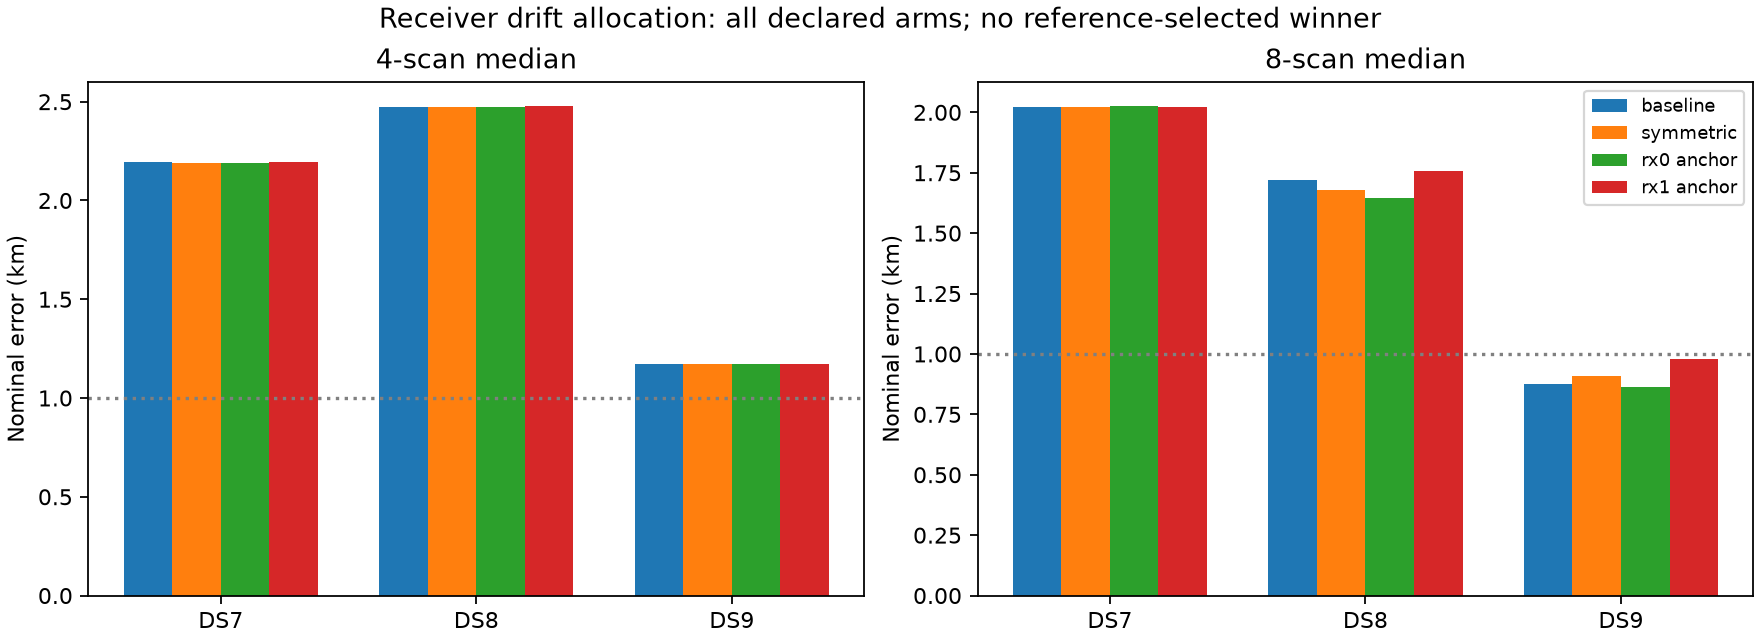

Recreate this plot in Python.
"""Report all completed drift allocations without choosing one by roof error."""
# ruff: noqa: E501 -- Markdown report prose and rows.

import json

import matplotlib
import numpy as np

matplotlib.use("Agg")
import matplotlib.pyplot as plt  # noqa: E402
from study import HERE, read, save  # noqa: E402


def main():
    summary = read(HERE / "all-complete/summary.json")
    rows = summary["rows"]
    assert len(rows) == 54 and all(r["status"] != "Pending" for r in rows)
    arms = ("symmetric", "rx0_anchor", "rx1_anchor")
    totals, medians = {}, {}
    for arm in arms:
        chosen = [r for r in rows if r["arm"] == arm]
        valid = [r for r in chosen if r["status"] == "Audited"]
        totals[arm] = {
            "audited": len(valid),
            "qualified_starts": sum(r.get("qualified_starts", 0) for r in chosen),
            "geo_better": sum(r["error_m"] < r["baseline_error_m"] - 1e-6 for r in valid),
            "geo_tied": sum(abs(r["error_m"] - r["baseline_error_m"]) <= 1e-6 for r in valid),
            "held_better": sum(r["held_delta_nats"] > 1e-7 for r in valid),
            "held_tied": sum(abs(r["held_delta_nats"]) <= 1e-7 for r in valid),
            "subkm": sum(r["error_m"] < 1000 for r in valid),
            "worst_error_m": max((r["error_m"] for r in valid), default=None),
            "median_held_delta_nats": float(np.median([r["held_delta_nats"] for r in valid]))
            if valid
            else None,
        }
        medians[arm] = summary["medians_m"][arm]
    baseline = {}
    for ds in ("DS7", "DS8", "DS9"):
        baseline[ds] = {}
        for size in (4, 8):
            selected = [
                r
                for r in rows
                if r["arm"] == "symmetric" and r["dataset"] == ds and r["size"] == size
            ]
            assert len(selected) == 3 and all("baseline_error_m" in r for r in selected)
            baseline[ds][str(size)] = float(np.median([r["baseline_error_m"] for r in selected]))
    output = {"totals": totals, "medians_m": {"baseline": baseline, **medians}, "rows": rows}
    save(HERE / "ablation.json", output)
    lines = [
        "# Completed differential-drift geographic ablation",
        "",
        "All 54 declared combinations are terminal. No allocation is selected by reference error.",
        "Each median requires all three early/middle/late panel audits. Missing medians are explicit.",
        "",
        "| Model | DS7 / 4 m | DS7 / 8 m | DS8 / 4 m | DS8 / 8 m | DS9 / 4 m | DS9 / 8 m |",
        "|---|---:|---:|---:|---:|---:|---:|",
    ]
    for arm, by_ds in output["medians_m"].items():
        values = [by_ds[ds][str(n)] for ds in ("DS7", "DS8", "DS9") for n in (4, 8)]
        lines.append(
            "| "
            + arm
            + " | "
            + " | ".join("Incomplete" if v is None else f"{v:,.1f}" for v in values)
            + " |"
        )
    lines += [
        "",
        "| Allocation | Audited / 18 | Lower error | Error tie | Better held | Held tie | Sub-km | Worst error m |",
        "|---|---:|---:|---:|---:|---:|---:|---:|",
    ]
    for arm, t in totals.items():
        lines.append(
            f"| {arm} | {t['audited']} | {t['geo_better']} | {t['geo_tied']} | {t['held_better']} | {t['held_tied']} | {t['subkm']} | {t['worst_error_m']:.1f} |"
        )
    lines += [
        "",
        "Tie tolerances are 1e-6 m and 1e-7 nats for numerical reporting only.",
        "Counts use audited results; nested panels and donor corrections are dependent.",
        "These previously explored, unsurveyed-reference errors are not blind accuracy or calibrated resolution.",
        "",
        "![Median errors](ablation.png)",
        "",
        "[Every panel, start and audit status](all-complete/README.md). [Machine-readable comparison](ablation.json).",
    ]
    with (HERE / "ABLATION.md").open("x") as f:
        f.write("\n".join(lines) + "\n")
    fig, axes = plt.subplots(1, 2, figsize=(11, 4), layout="constrained")
    for ax, size in zip(axes, (4, 8), strict=True):
        for j, (arm, by_ds) in enumerate(output["medians_m"].items()):
            values = [by_ds[ds][str(size)] for ds in ("DS7", "DS8", "DS9")]
            ax.bar(
                np.arange(3) + (j - 1.5) * 0.19,
                [np.nan if v is None else v / 1000 for v in values],
                width=0.19,
                label=arm.replace("_", " "),
            )
        ax.axhline(1, color="grey", linestyle=":")
        ax.set_xticks(np.arange(3), ["DS7", "DS8", "DS9"])
        ax.set_title(f"{size}-scan median")
        ax.set_ylabel("Nominal error (km)")
    axes[1].legend(fontsize=8)
    fig.suptitle("Receiver drift allocation: all declared arms; no reference-selected winner")
    for suffix in ("png", "svg"):
        fig.savefig(HERE / ("ablation." + suffix), dpi=160)
    plt.close(fig)
    print(json.dumps({"totals": totals, "medians_m": output["medians_m"]}, indent=2))


if __name__ == "__main__":
    main()
